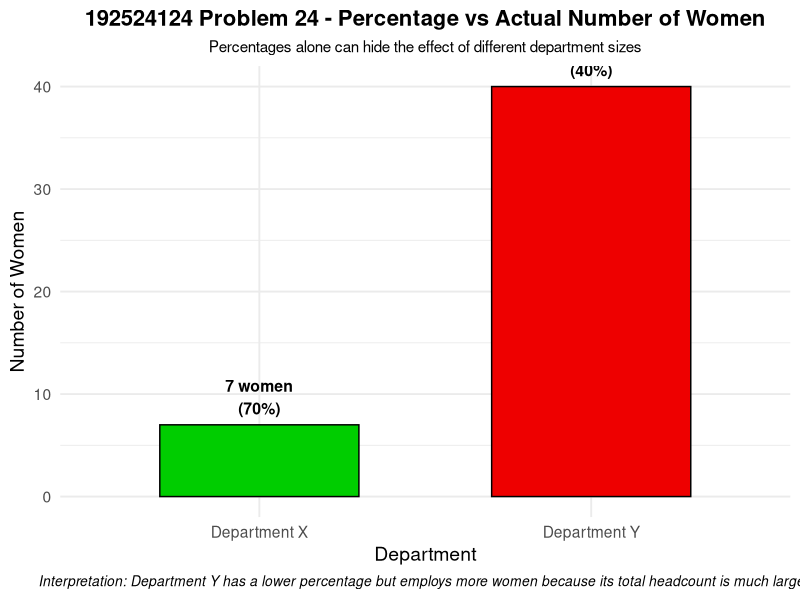

Recreate this plot in R.
# Problem 24 - Proportion Visualization

library(ggplot2)

departments <- data.frame(
  Department = c("Department X", "Department Y"),
  Total = c(10, 100),
  Women = c(7, 40)
)

departments$Percentage <- departments$Women / departments$Total * 100

ggplot(
  departments,
  aes(
    x = Department,
    y = Women,
    fill = Department
  )
) +
  
  geom_col(
    color = "black",
    width = 0.6
  ) +
  
  geom_text(
    aes(
      label = paste0(
        Women,
        " women\n(",
        Percentage,
        "%)"
      )
    ),
    vjust = -0.3,
    fontface = "bold",
    size = 4
  ) +
  
  scale_fill_manual(
    values = c(
      "Department X" = "green3",
      "Department Y" = "red2"
    )
  ) +
  
  labs(
    title = "192524124 Problem 24 - Percentage vs Actual Number of Women",
    subtitle = "Percentages alone can hide the effect of different department sizes",
    x = "Department",
    y = "Number of Women",
    caption = "Interpretation: Department Y has a lower percentage but employs more women because its total headcount is much larger."
  ) +
  
  theme_minimal(base_size = 14) +
  
  theme(
    plot.title = element_text(
      hjust = 0.5,
      face = "bold",
      size = 16
    ),
    plot.subtitle = element_text(
      hjust = 0.5,
      size = 11
    ),
    plot.caption = element_text(
      hjust = 0.5,
      face = "italic",
      size = 10
    ),
    legend.position = "none"
  )
